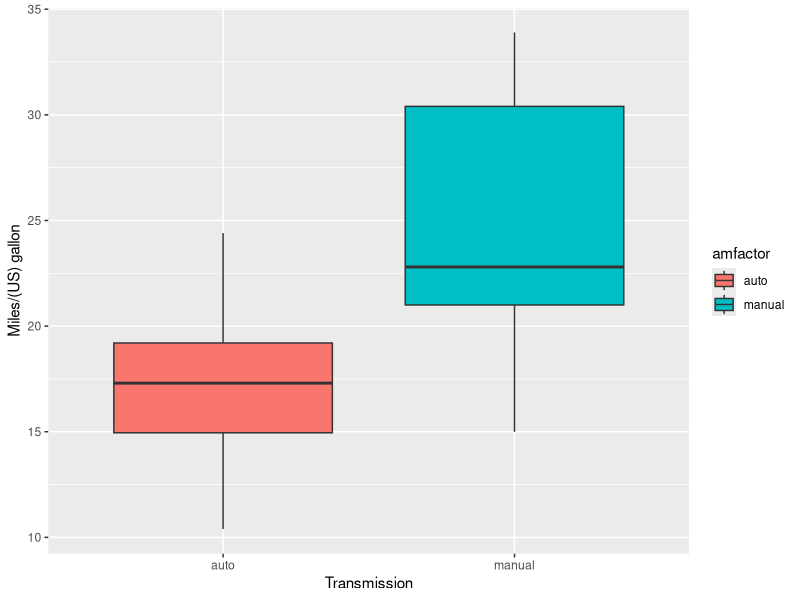
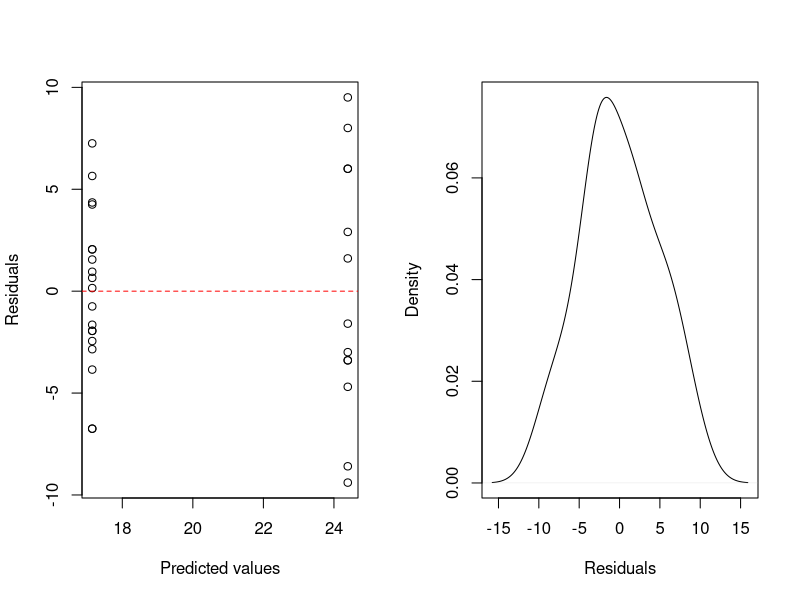
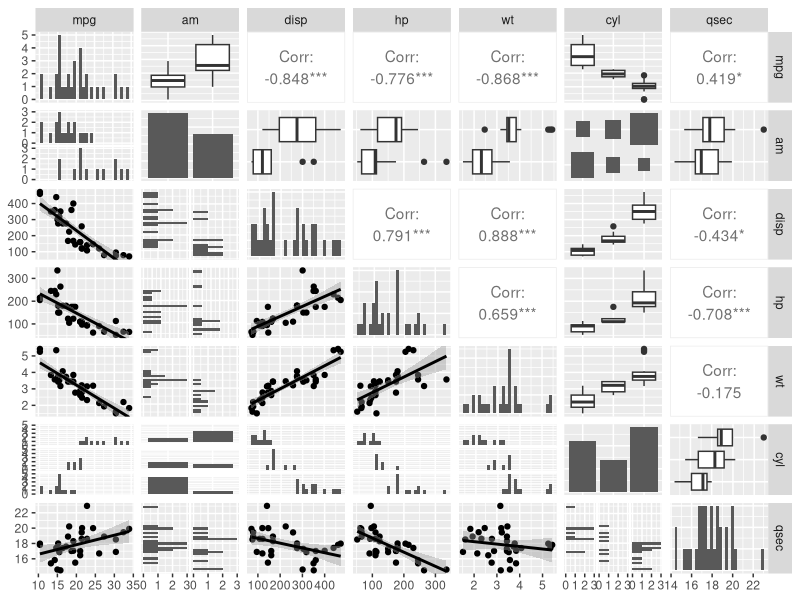
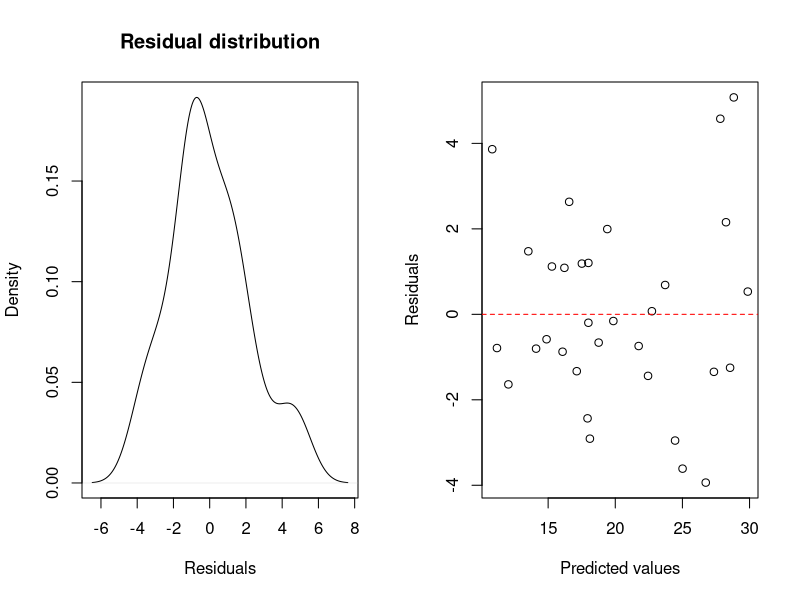
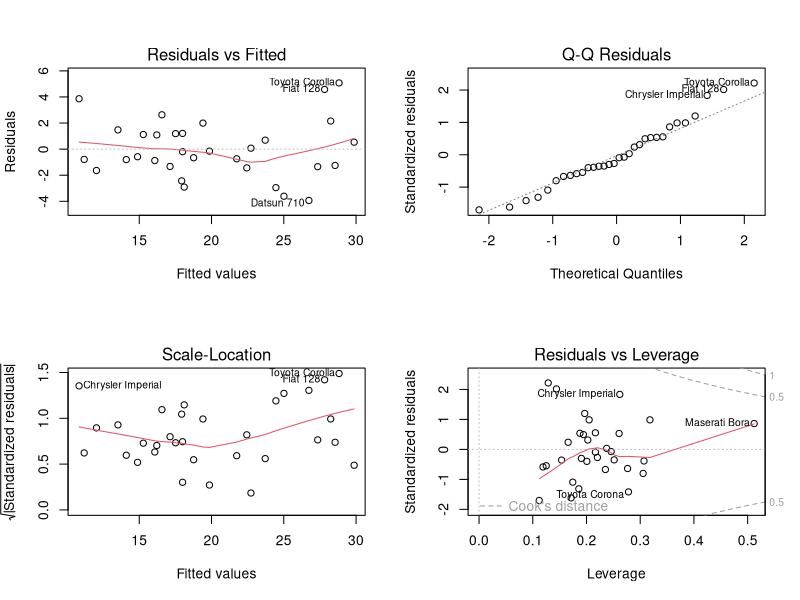

The R script that drew these images, in order:
## ---- chunk 1
knitr::opts_chunk$set(echo = FALSE, message = FALSE)
## ---- chunk 2
library(ggplot2)
library(car)
library(kableExtra)
library(knitr)
library(ggplot2)
library(GGally)
library(lmtest)
## ---- chunk 3
library(datasets)
data(mtcars)
## ---- chunk 4
c <- mtcars
c$am <- as.factor(c$am)
levels(c$am) <- c("auto", "manual")
c$cyl <- as.factor(c$cyl)
c$gear <- as.factor(c$gear) 
c$carb <- as.factor(c$carb)
c$vs <- as.factor(c$vs)
## ---- chunk 5
lmCar_am <- lm(mpg ~ am, data = c)
coeflmCar_am <- summary(lmCar_am)$coefficients
coeflmCar_am
## ---- chunk 6
lmAll = lm(mpg ~ . - am, data = c)
cv <- vif(lmAll)
stdErrors <- cv[order(cv[,3],decreasing=T),3]
dfcv <- data.frame()
dfcv <- rbind(dfcv, stdErrors)
colnames(dfcv) <- rownames(cv)
rownames(dfcv) <- c("stderror")
kable(dfcv)
## ---- chunk 7
models <- c()
models <- vector("list", 9)
f1 <- lm(mpg ~ am, c); models[[1]] <- f1
f2 <- lm(mpg ~ am + disp, c); models[[2]] <- f2
f3 <- lm(mpg ~ am + disp + hp, c); models[[3]] <- f3
f4 <- lm(mpg ~ am + disp + hp + wt, c); models[[4]] <- f4
f5 <- lm(mpg ~ am + disp + hp + wt + cyl, c); models[[5]] <- f5
f6 <- lm(mpg ~ am + disp + hp + wt + cyl + qsec, c); models[[6]] <- f6
f7 <- lm(mpg ~ am + disp + hp + wt + cyl + qsec + vs, c); models[[7]] <- f7
f8 <- lm(mpg ~ am + disp + hp + wt + cyl + qsec + vs + gear, c); models[[8]] <- f8
f9 <- lm(mpg ~ am + disp + hp + wt + cyl + qsec + vs + gear + carb, c); models[[9]] <- f9
estimates <- c(); rse <- c()
for (mdl in models) {
    estimates <- c(estimates, round(mdl[1]$coefficients[2], 2))
    rse <- c(rse, round(sqrt(deviance(mdl)/df.residual(mdl)), 2))
}

dfModelClass <- data.frame()
dfModelClass <- rbind(dfModelClass, estimates); dfModelClass <- rbind(dfModelClass, rse)
colnames(dfModelClass) <- 1:9; rownames(dfModelClass) <- c("Estimate", "Resid. Std Error")
## ---- chunk 8
a <- anova(f1, f2, f3, f4, f5, f6, f7, f8, f9)
dfa <- data.frame()
dfa <- rbind(dfa, round(a[[5]], 2))
dfa <- rbind(dfa, round(a[[6]], 4))
colnames(dfa) <- 1:9
rownames(dfa) <- c("F", "Pr(>F)")
## ---- chunk 9
w <- waldtest(f1, f2, f3, f4, f5, f6, f7, f8, f9, test = "Chisq")
dfw <- data.frame()
dfw <- rbind(dfw, round(w[[3]], 2))
dfw <- rbind(dfw, round(w[[4]], 4))
colnames(dfw) <- 1:9
rownames(dfw) <- c("Chisq", "Pr(>Chisq)")
## ---- chunk 10
lmSel <- f5
# lmSelModel <- as.character(lmSel$call)
lmSelModel <- as.character(lmSel$call)
## ---- chunk 11
summary(lmSel)
## ---- chunk 12
m <- mtcars
m$amfactor <- as.factor(m$am)
levels(m$amfactor) = c("auto", "manual")
g <- ggplot(m, aes(x = amfactor, y = mpg))
g <- g + geom_boxplot(aes(fill = amfactor))
g <- g + xlab("Transmission")
g <- g + ylab("Miles/(US) gallon")
g
## ---- chunk 13
dim(mtcars)
kable(head(mtcars)) %>% kable_styling(bootstrap_options = c("striped"))
classes <- sapply(mtcars, class)
dfClasses <- data.frame()
dfClasses <- rbind(dfClasses, classes)
colnames(dfClasses) <- names(classes)
kable(dfClasses) %>% kable_styling(bootstrap_options = c("striped"))
table(mtcars$am)
?mtcars
## ---- chunk 14
t.test(c[c$am == "auto", c("mpg")], c[c$am == "manual", c("mpg")], alternative = "two.sided", var.equal = FALSE, paired = FALSE)
residCar_am <- residuals(lmCar_am)
fittedCar_am <- fitted.values(lmCar_am)
par(mfrow = c(1, 2))
plot(fittedCar_am, residCar_am, xlab = "Predicted values", ylab = "Residuals")
abline(h = 0, col = "red", lty = "dashed")
plot(density(residCar_am), xlab = "Residuals", ylab = "Density", main = "")
par(mfrow = c(1, 1))
shapiro.test(lmCar_am$residuals)
## ---- chunk 15
ggpairs(c[, c("mpg", "am", "disp", "hp", "wt", "cyl", "qsec")],  
        lower = list(continuous = "smooth"),
        diag=list(continuous="bar"),
        # upper=list(), 
        axisLabels='show')
## ---- chunk 16
kable(dfModelClass)
## ---- chunk 17
kable(dfa)
## ---- chunk 18
kable(dfw)
## ---- chunk 19
resid <- residuals(lmSel)
fitted <- fitted.values(lmSel)
par(mfrow = c(1,2))
plot(density(resid), xlab = "Residuals", ylab = "Density", main = "Residual distribution")
plot(fitted, resid, xlab = "Predicted values", ylab = "Residuals")
abline(h = 0, col = "red", lty = "dashed")
shapiro.test(lmSel$residuals)
## ---- chunk 20
par(mfrow = c(2,2))
plot(lmSel)
